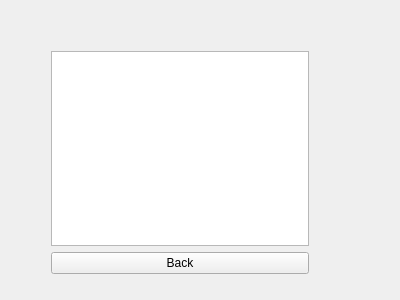
<?xml version="1.0" encoding="UTF-8"?>
<ui version="4.0">
 <class>AdminParentsScreen</class>
 <widget class="QWidget" name="AdminParentsScreen">
  <property name="geometry">
   <rect>
    <x>0</x>
    <y>0</y>
    <width>400</width>
    <height>300</height>
   </rect>
  </property>
  <property name="windowTitle">
   <string>Form</string>
  </property>
  <layout class="QVBoxLayout" name="verticalLayout">
   <item>
    <widget class="QStackedWidget" name="stackedWidget">
     <widget class="QWidget" name="page">
      <widget class="QWidget" name="">
       <property name="geometry">
        <rect>
         <x>40</x>
         <y>40</y>
         <width>258</width>
         <height>223</height>
        </rect>
       </property>
       <layout class="QVBoxLayout" name="verticalLayout_2">
        <item>
         <widget class="QListWidget" name="listWidget"/>
        </item>
        <item>
         <widget class="QPushButton" name="backButton">
          <property name="text">
           <string>Back</string>
          </property>
         </widget>
        </item>
       </layout>
      </widget>
     </widget>
     <widget class="QWidget" name="page_2"/>
    </widget>
   </item>
  </layout>
 </widget>
 <resources/>
 <connections/>
</ui>
